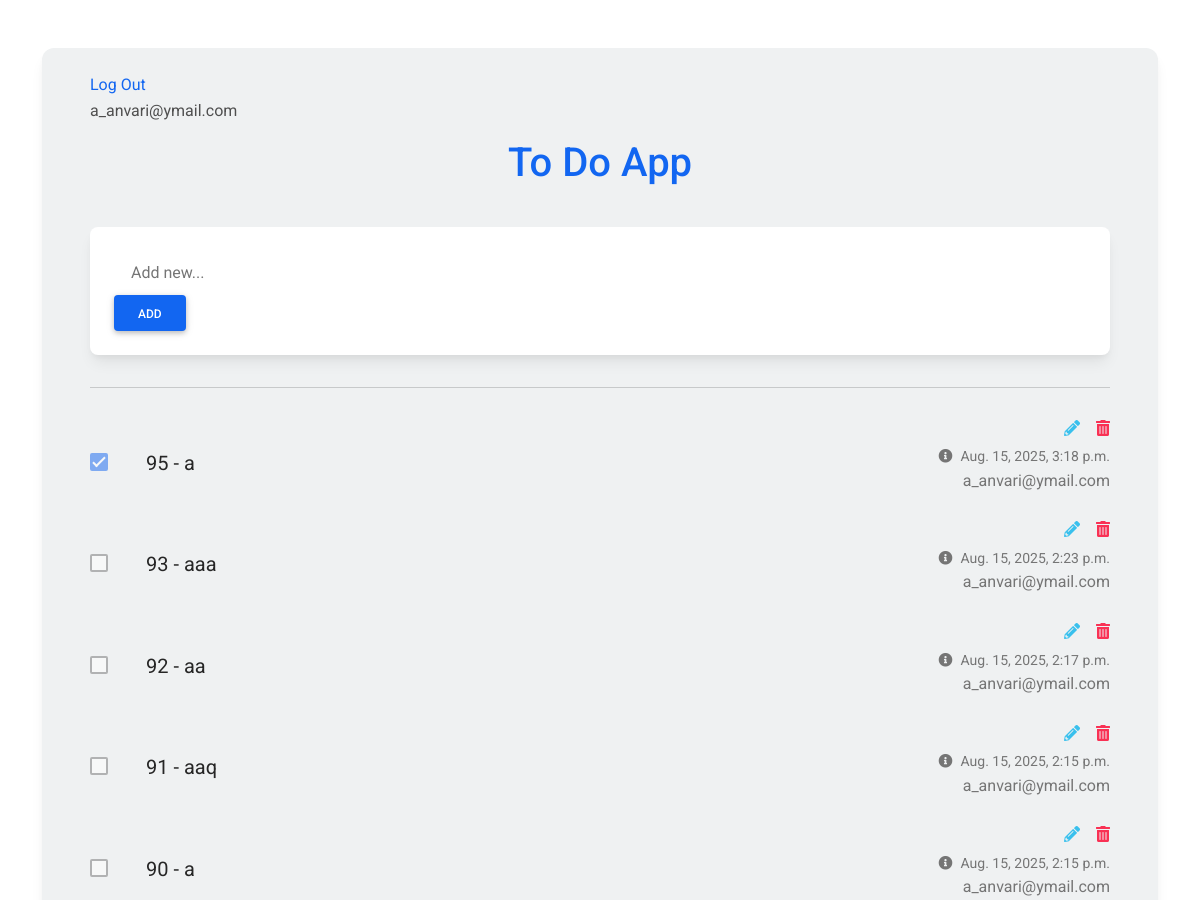
Page /todo/task/ (signed in, upper part) on the earlier database version.
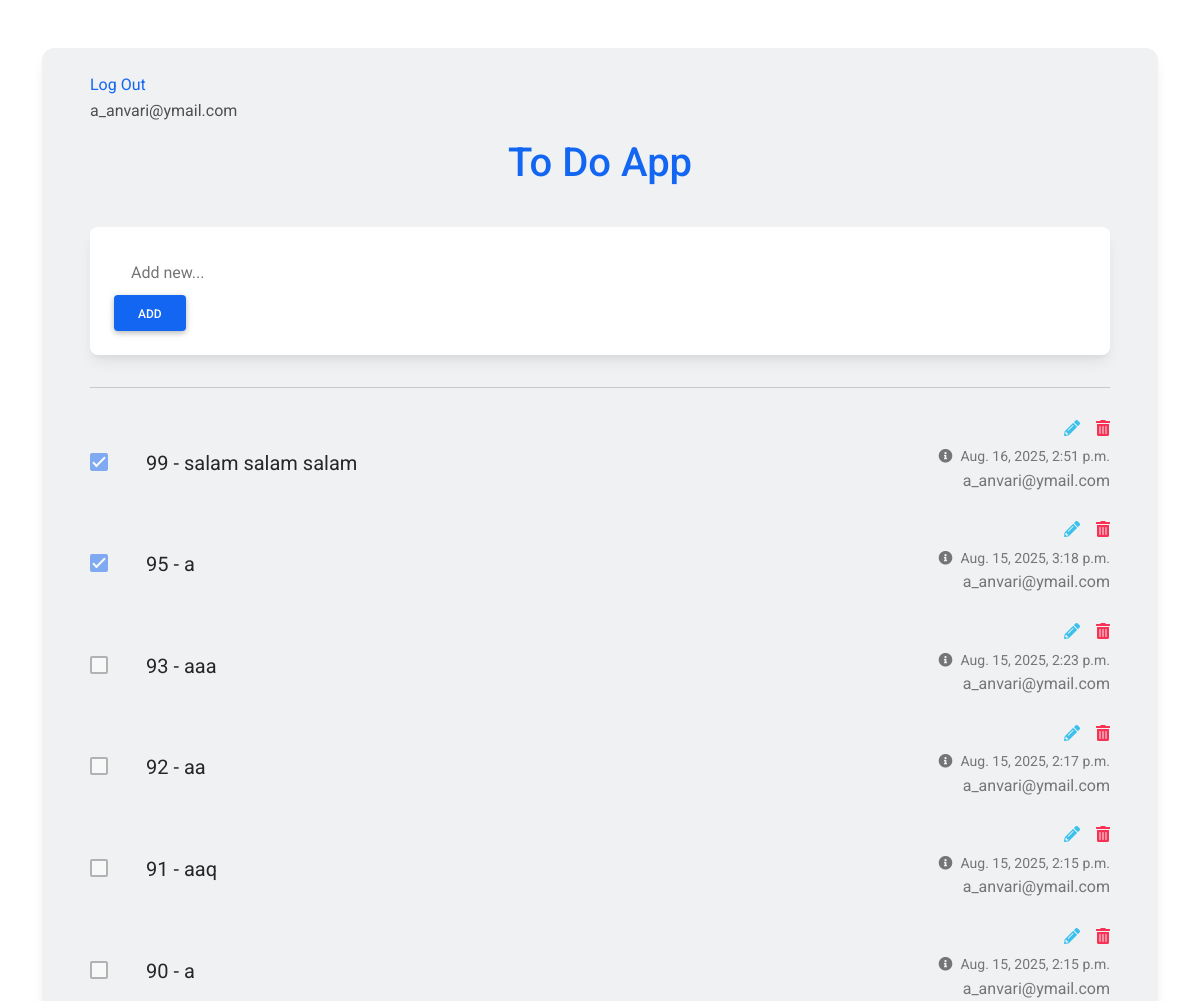
Same page on the later database version.
### accounts/models.py (models this page shows)
class User(AbstractBaseUser, PermissionsMixin):
    email = models.EmailField(max_length=255, unique=True)
    is_staff = models.BooleanField(default=False)
    is_active = models.BooleanField(default=True)
    is_superuser = models.BooleanField(default=False)
    is_verified = models.BooleanField(default=False)
    created_date = models.DateTimeField(auto_now_add=True)
    updated_date = models.DateTimeField(auto_now=True)
    USERNAME_FIELD = "email"
    REQUIRED_FIELDS = []
    objects = UserManager()
    def __str__(self):
        return self.email

class Profile(models.Model):
    user = models.ForeignKey(User,on_delete=models.CASCADE)
    first_name = models.CharField(max_length=250)
    last_name = models.CharField(max_length=250)
    image = models.ImageField(blank=True, null=True)
    description = models.TextField()
    created_date = models.DateTimeField(auto_now_add=True)
    updated_date = models.DateTimeField(auto_now=True)
    def __str__(self):
        return self.user.email

### todo/models.py (models this page shows, shortened)
class Task (models.Model):
    author = models.ForeignKey('accounts.Profile',on_delete=models.CASCADE)
    title = models.CharField(max_length=250,blank=True,null=True)
    status = models.BooleanField(default=False)
    created_date = models.DateTimeField(auto_now_add=True)
    updated_date = models.DateTimeField(auto_now=True)

### todo/views.py (the view, shortened to what this page needs)
# urls.py: path('task/', TaskView.as_view(), name = 'task'),
class TaskView(MyLoginRequiredMixin,CreateView,ListView):
    model = Task
    template_name = 'todo/task.html'
    success_url = '/todo/task/'
    context_object_name = 'tasks'
    paginate_by = 50
    form_class = TaskForm
    def get_queryset(self):
        queryset = super().get_queryset()
        current_user = self.request.user
        queryset = queryset.filter(author__user=current_user)
        return queryset.order_by('-created_date')
    def get_initial(self):
        initial = super().get_initial()
        if self.request.user.is_authenticated:
            initial['author'] = Profile.objects.get(user=self.request.user)
        return initial

### todo/forms.py
class TaskForm(forms.ModelForm):
    class Meta:
        model = Task
        fields = ['author','title']
        widgets = {
            'author': forms.HiddenInput(),
        }

### templates/todo/task.html (shortened to what this page needs)
{%load static%}
<!DOCTYPE html>
<html lang="en">
<head>
  <link rel="stylesheet" href="https://use.fontawesome.com/releases/v5.15.2/css/all.css" />
  <link rel="stylesheet" href="{% static "todo/css/bootstrap-to-do-list.min.css" %}" />
</head>
<body>
  <section class="vh-100">
    <div class="container py-5 h-100">
      <div class="row d-flex justify-content-center align-items-center h-100">
        <div class="col">
          <div class="card" id="list1" style="border-radius: .75rem; background-color: #eff1f2;">
            <div class="card-body py-4 px-4 px-md-5">
              <a href='{% url 'accounts:logout'%}'> Log Out </a> <p>{{request.user}}</p>
              <p class="h1 text-center mt-3 mb-4 pb-3 text-primary">
                To Do App
              </p>
              <div class="pb-2">
                <div class="card">
                  <div class="card-body">
                    <div class="d-flex flex-row align-items-center">
                      <form action='{% url 'todo:task' %}'method="post">
                        <input type="text" name='title' class="form-control form-control-lg" id="exampleFormControlInput1" placeholder="Add new...">
                        <button type="submit" class="btn btn-primary">Add</button>
                      </form>
                    </div>
                  </div>
                </div>
              </div>
              <hr class="my-4">
              {% for task in tasks %}
              <ul class="list-group list-group-horizontal rounded-0 bg-transparent">
                <li class="list-group-item d-flex align-items-center ps-0 pe-3 py-1 rounded-0 border-0 bg-transparent">
                  <a href="{% url 'todo:task-complete' pk=task.id %}" title="complete todo">
                    <div class="form-check">
                      <input
                      class="form-check-input me-0"
                      type="checkbox"
                      value=''
                      id="flexCheckChecked1"
                      aria-label="..."
                      {% if task.status == True %}
                      checked
                      {% endif %}
                      disabled
                      />
                    </div>
                  </a>
                </li>
                <li class="list-group-item px-3 py-1 d-flex align-items-center flex-grow-1 border-0 bg-transparent">
                  <p class="lead fw-normal mb-0">{{task.id}} - {{task.title}} </p>
                </li>
                <li class="list-group-item ps-3 pe-0 py-1 rounded-0 border-0 bg-transparent">
                  <div class="d-flex flex-row justify-content-end mb-1">
                    <a href="{% url 'todo:task-edit' pk=task.id %}" class="text-info" data-mdb-toggle="tooltip" title="Edit todo"><i class="fas fa-pencil-alt me-3"></i></a>
                    <a href="{% url 'todo:task-delete' pk=task.id %}" class="text-danger" data-mdb-toggle="tooltip" title="Delete todo"><i class="fas fa-trash-alt"></i></a>
                  </div>
                  <div class="text-end text-muted">
                    <a href="#!" class="text-muted" data-mdb-toggle="tooltip" title="Created date">
                      <p class="small mb-0"><i class="fas fa-info-circle me-2"></i>{{task.created_date}}</p></a>
                      <p> {{task.author}} </p>
                  </div>
                </li>
              </ul>
              {% endfor %}
            </div>
          </div>
        </div>
      </div>
    </div>
  </section>
</body>
</html>

### templates/todo/task.html (style rules this page uses)
#list1 .form-control { border-color: transparent; }

Differences in the rows shown:
added Task: status "☑", id "99", title "salam salam salam", created_date "Aug. 16, 2025, 2:51 p.m.", author "a_anvari@ymail.com"
